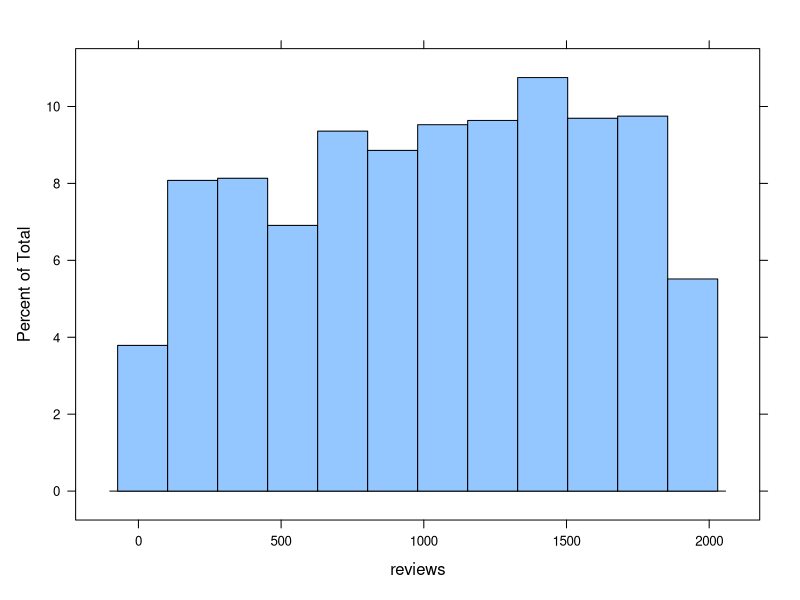
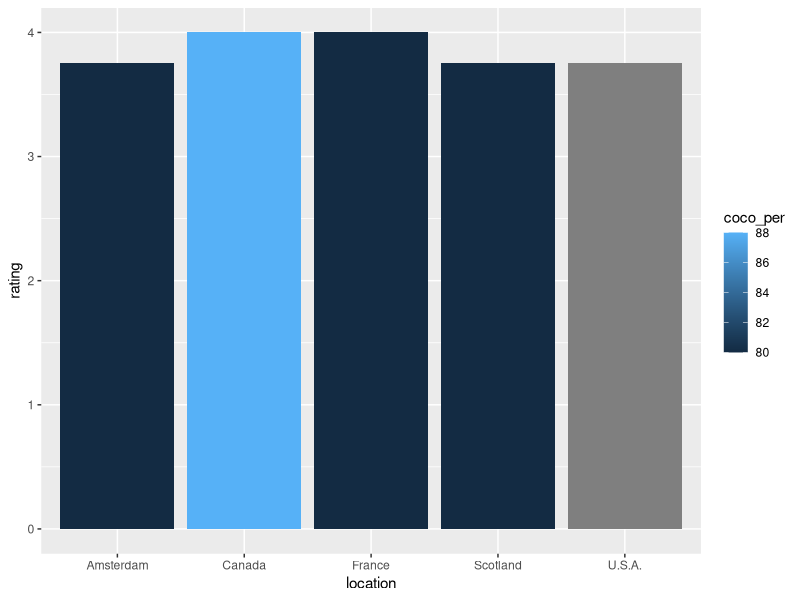
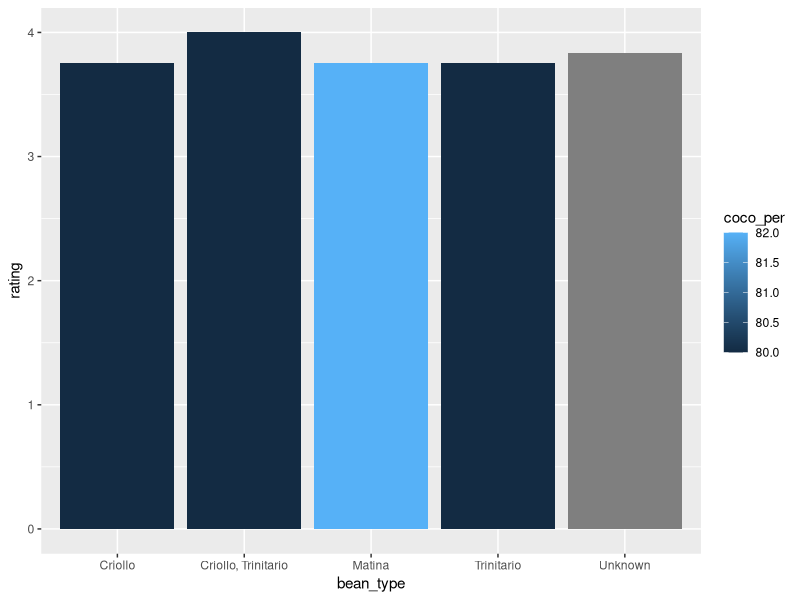

The R source for these figures, in order:
library(dplyr)
library(ggplot2)
library(lattice)
library(readr)
library(plyr)

df = read_csv("flavors_of_cacao.csv")
colSums(is.na(df))

#coloumns
n <- length(colnames(df))
vec1 <- c(1:n)
data.frame(vec1, colnames(df))

#rename coloumns
colnames(df)=c("company","origin_bar","reviews","review_date","coco_per","location","rating","bean_type","bean_origin")
head(df)

#filling empty strings
df["bean_type"][is.na(df["bean_type"])] <- "Unknown" 
df["bean_origin"][is.na(df["bean_origin"])] <- "Unknown" 
count(df,"bean_type")

#summary
summary(df)
histogram(~reviews,df)

#choco percent
df2= subset(df, coco_per >=80)

#rating of a choco
df3= subset(df2,rating>=3.75)
count(df3,"location")

ggplot(data = df3, aes(x = location, y=rating)) + 
  geom_bar(stat="summary", aes(fill=coco_per))


ggplot(data = df3, aes(x = bean_type, y=rating)) + 
  geom_bar(stat="summary", aes(fill=coco_per))


